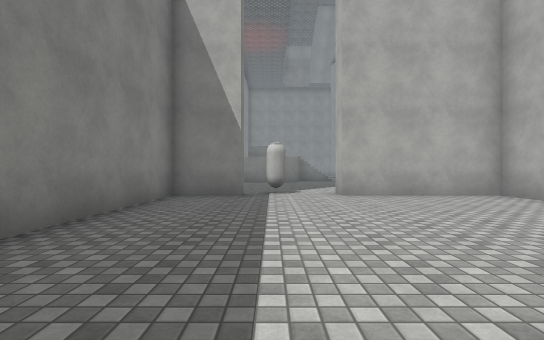
View 1 (above)

19 first-person views from a walk through a scene from a Unity 3-D project. The camera is 1.2 m above the floor, looks level and sees 85° across. The floor is counted in squares, 2 m on a side. Each view is taken from the middle of a square. On the plan, view 1 faces up. The plan holds only what a view shows up to about 9 squares ahead; the rest is blank. The place goes on beyond the plan. Surface patterns are stand-ins for the level's own textures.

View 2
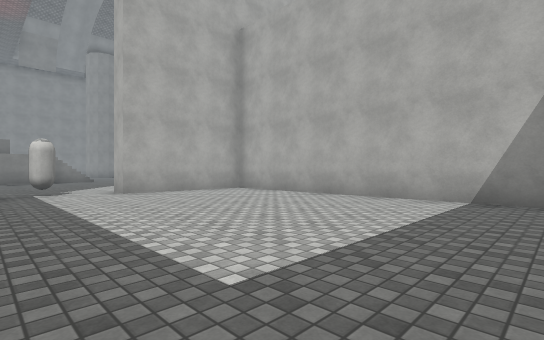

View 3
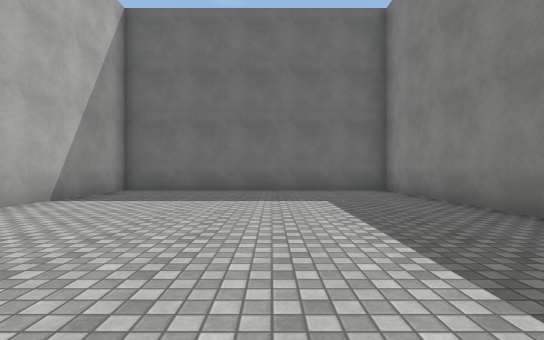

View 4
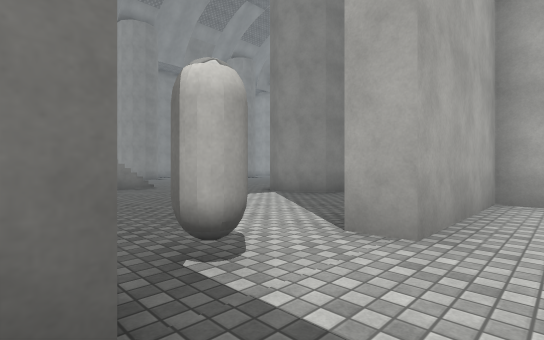

View 5
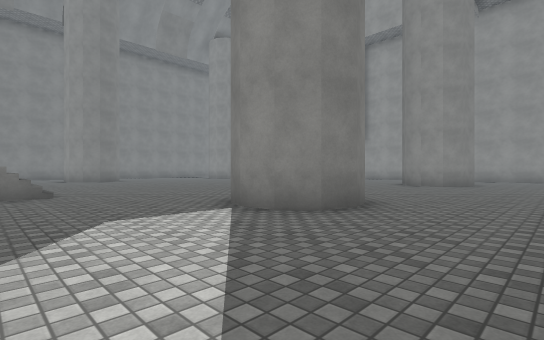

View 6
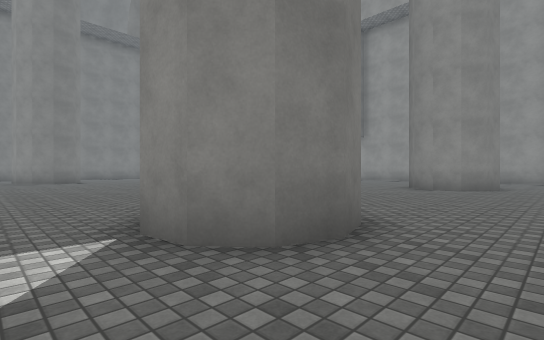

View 7
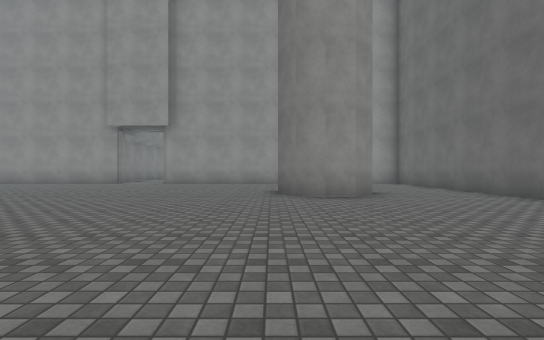

View 8
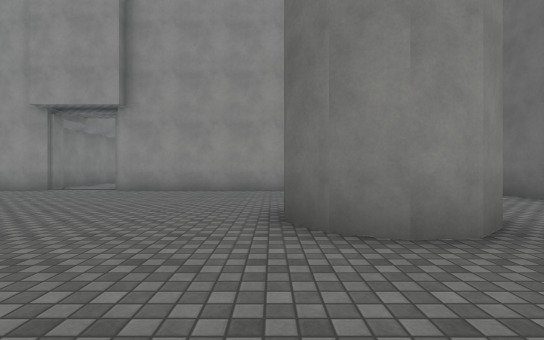

View 9
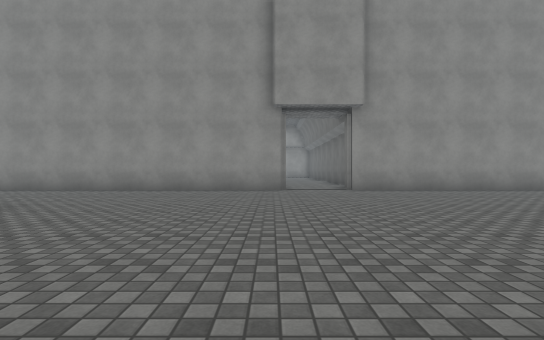

View 10
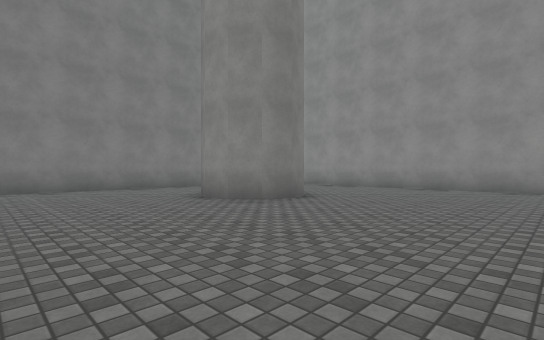

View 11
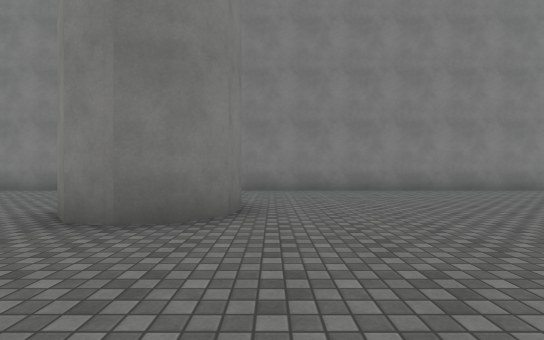

View 12
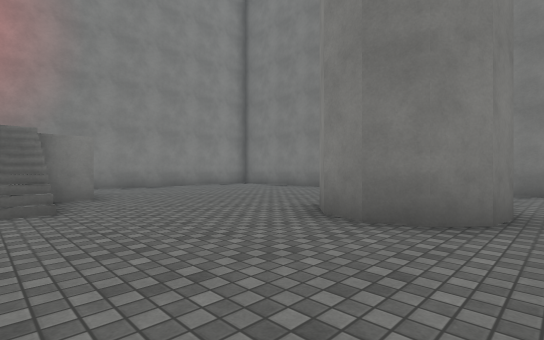

View 13
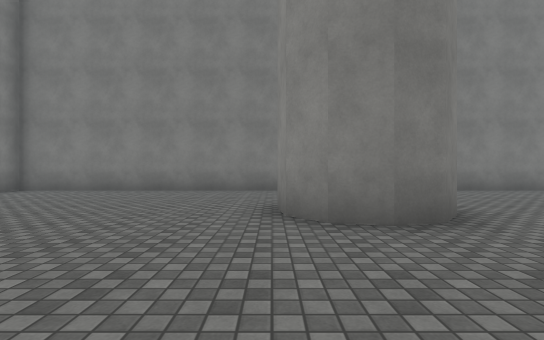

View 14
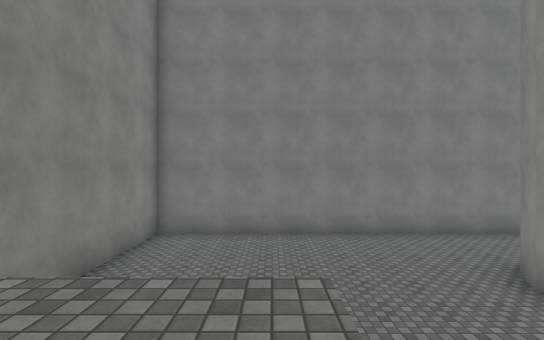

View 15
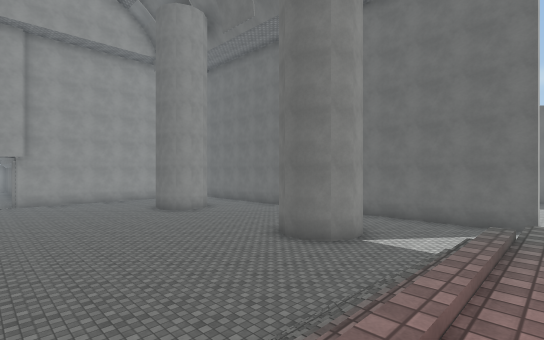

View 16
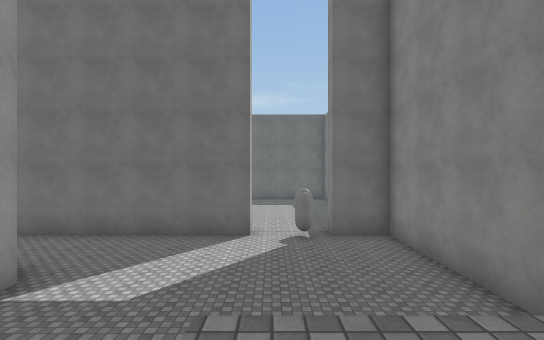

View 17
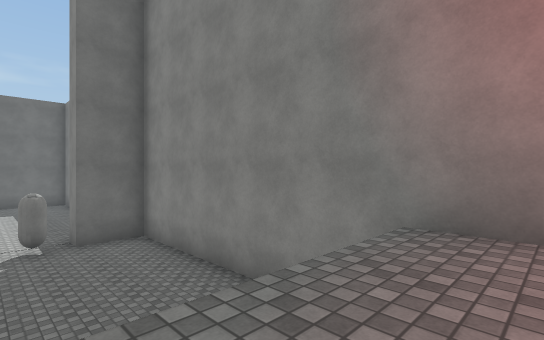

View 18
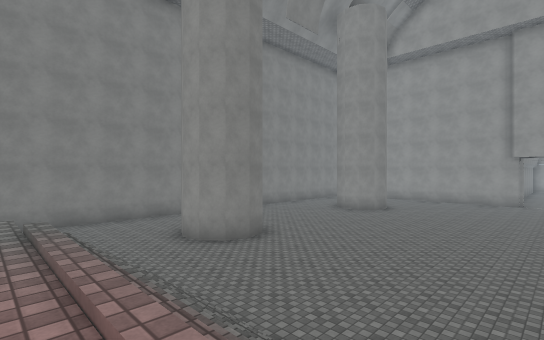

View 19
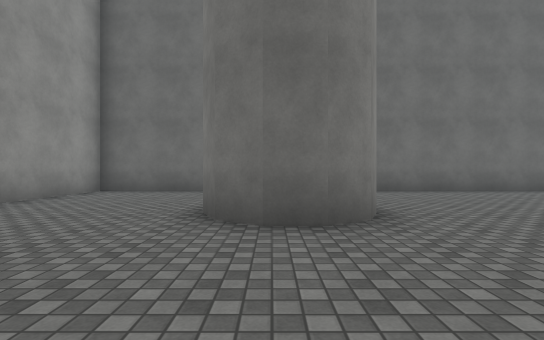

### Floor plan
Key: @ floor where view 1 was taken; # wall or solid block; . main floor; : floor 2.5 m higher than the main floor; / step, stairs or slope; C capsule.
Columns run from 3 left of view 1 to 20 right of it. Each row starts with its distance up from view 1.
 30 ####################
 29 #..................
 28 #.................     #
 27 #.................    .#
 26 #........##......#  ...#
 25 #........##......##....#
 24  ......................#
 23   .....................#
 22 #  ::..................#
 21 #   ://................#
 20     ://................#
 19     :/ .................
 18     :/ .................
 17     ://................#
 16 #:::://................#
 15 #/:::..................#
 14 #    ..................#
 13 #   ...................#
 12 #........##......##....#
 11 #........##......##....#
 10 #......................#
  9 #......................#
  8 #..C...................#
  7 ###..###################
  6 #........#
  5 #........#
  4 #........#
  3 #........#
  2 #........#
  1 #........#
  0 #..@.....#
 -1 #........#
 -2 #........#
 -3 ##########

Positions as (right, up) in squares from view 1, and headings:
1: (0, 0), facing up
2: (-1, -1), facing up-right
3: (1, 6), facing down
4: (-1, 6), facing up-right
5: (2, 8), facing up-right
6: (4, 9), facing up-right
7: (7, 13), facing right
8: (11, 13), facing right
9: (11, 20), facing right
10: (10, 20), facing up-right
11: (8, 21), facing up
12: (8, 21), facing up-left
13: (5, 21), facing up
14: (1, 21), facing up
15: (1, 19), facing down-right
16: (1, 16), facing down
17: (1, 16), facing down-left
18: (1, 18), facing up-right
19: (15, 16), facing down
